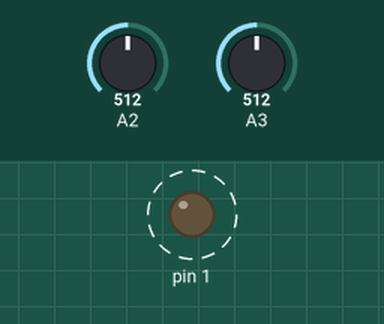
This sketch was run on a simulated Arduino Uno, built with avr-gcc and run on an emulated ATmega328P. Parts: output pins drawn as LEDs (lit = HIGH). Dashed ring = blinking. The inputs (shaded band) are chosen by the test bench; at power-on: A2 = 512, A3 = 512.

Above: at 1.3 s.
1.4 s: A2 set to 900
At 2.05 s:
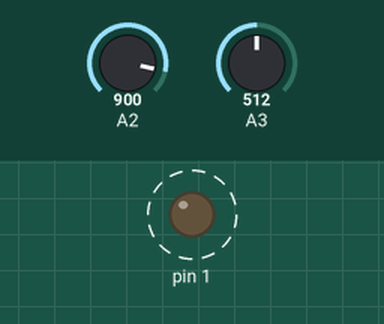
4.6 s: A3 set to 900
7.8 s: A2 set to 1023
11.0 s: A3 set to 511
At 11.8 s:
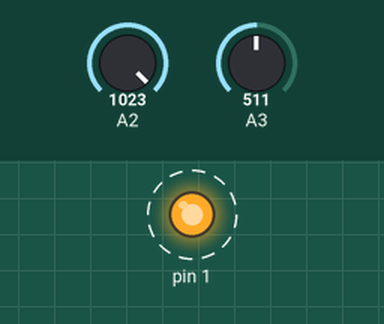
Timing chart, 0 to 15.2 s (numbered marks = the images above; inputs shaded):
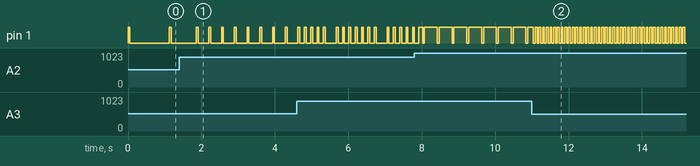

Measured:
- after the input at 1.4 s, pin 1: alternates HIGH for 0.05 s and LOW for 0.30 s, starting after 0.46 s
- after the input at 11.0 s, pin 1: alternates HIGH for 0.05 s and LOW for 0.05 s, starting at once
- by itself, pin 1: alternates HIGH for 0.05 s and LOW for 1.1 s

The sketch:

Sequencer_euclideo.ino
```cpp
//Sequencer  Euclideo
//Pangrus 2015 - 2018

byte colpi;
char pattern[16];
int pausa;
unsigned char stepCorrente = 0;

void setup() {
  pinMode (1, OUTPUT);
}

void RiempiPattern(char *pattern, byte colpi, byte lunghezzaPattern) {
  int cur = lunghezzaPattern;
  for (int i = 0; i < lunghezzaPattern; i++) {
    *pattern = '.';
    if (cur >= lunghezzaPattern) {
      cur -= lunghezzaPattern;
      *pattern = 'x';
    }
    if (colpi == 0) *pattern = '.';
    pattern++;
    cur += colpi;
  }
}

void loop() {
  colpi = map(analogRead(3), 0, 1023, 1, 16);
  pausa = 1023 - analogRead(2);

  RiempiPattern((char *)&pattern, colpi, 16);

  if (pattern[stepCorrente] == 'x') digitalWrite (1, HIGH);
  delay (50);

  digitalWrite (1, LOW);
  delay (pausa);

  if (++stepCorrente == 16) stepCorrente = 0;
}
```
